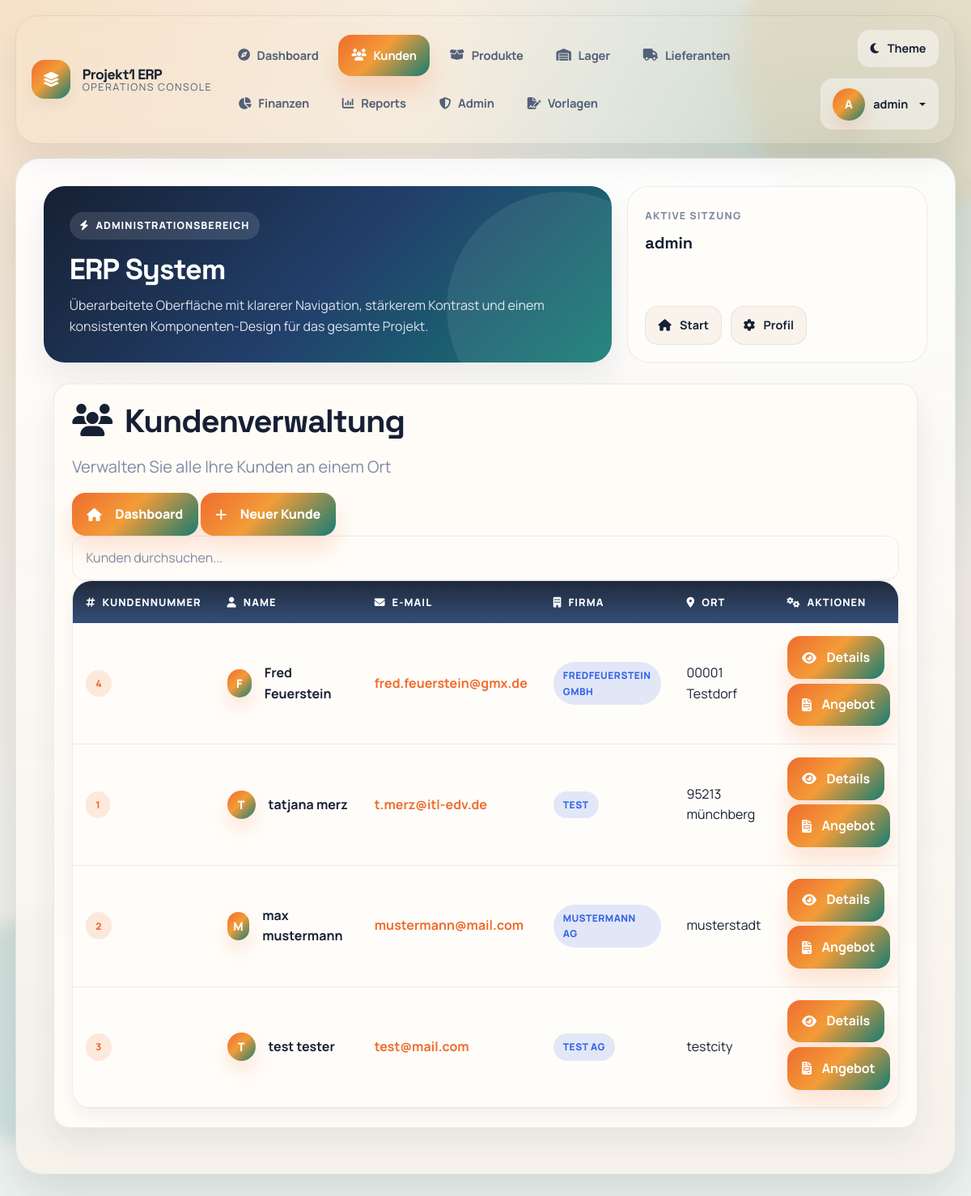
Page /kunden_verwaltung.php (signed in) on the committed database.
### tables this page shows
CREATE TABLE kundensystem (
        id INTEGER PRIMARY KEY AUTOINCREMENT,
        kundennummer INTEGER,
        vorname TEXT,
        nachname TEXT,
        email TEXT,
        firma_id INTEGER, hinweise TEXT, konditionen TEXT,
        FOREIGN KEY (firma_id) REFERENCES firma(id)
    );

CREATE TABLE firma (
        id INTEGER PRIMARY KEY AUTOINCREMENT,
        firmenname TEXT NOT NULL,
        strasse TEXT,
        ort TEXT
    );

### kunden_verwaltung.php (the view, shortened to what this page needs)
<?php
require_once 'db_connection.php';
$stmt = $PDO->prepare("
    SELECT k.*, f.firmenname, f.strasse, f.ort
    FROM kundensystem k
    LEFT JOIN firma f ON k.firma_id = f.id
    ORDER BY k.nachname, k.vorname
");
$stmt->execute();
$kunden = $stmt->fetchAll();
?>
<?php $page_title = 'ERP System'; include 'includes/header.php'; ?><div class="container">
            <div class="dashboard-card animate-fade-in">
                <div class="page-header">
                    <h1 class="page-title">
                        <i class="fas fa-users me-3"></i>Kundenverwaltung
                    </h1>
                    <p class="text-muted fs-5">Verwalten Sie alle Ihre Kunden an einem Ort</p>
                </div>
                <div class="nav-buttons">
                    <a href="web_oberflaeche.php" class="action-btn btn-primary-modern">
                        <i class="fas fa-home me-2"></i>Dashboard
                    </a>
                    <a href="create_customer_form.php" class="action-btn btn-success-modern">
                        <i class="fas fa-plus me-2"></i>Neuer Kunde
                    </a>
                </div>
                <div class="search-container">
                    <input type="text" id="kundenSuche" class="form-control search-input" placeholder="Kunden durchsuchen...">
                </div>
                <?php if ($kunden): ?>
                    <div class="modern-table">
                        <table class="table" id="kundenTabelle">
                            <thead>
                                <tr>
                                    <th><i class="fas fa-hashtag me-2"></i>Kundennummer</th>
                                    <th><i class="fas fa-user me-2"></i>Name</th>
                                    <th><i class="fas fa-envelope me-2"></i>E-Mail</th>
                                    <th><i class="fas fa-building me-2"></i>Firma</th>
                                    <th><i class="fas fa-map-marker-alt me-2"></i>Ort</th>
                                    <th><i class="fas fa-cogs me-2"></i>Aktionen</th>
                                </tr>
                            </thead>
                            <tbody>
                                <?php foreach ($kunden as $kunde): ?>
                                <tr>
                                    <td>
                                        <span class="status-badge badge-primary">
                                            <?= htmlspecialchars($kunde['kundennummer']) ?>
                                        </span>
                                    </td>
                                    <td>
                                        <div class="d-flex align-items-center">
                                            <div class="user-avatar me-3" style="width: 35px; height: 35px; font-size: 0.9rem;">
                                                <?= strtoupper(substr($kunde['vorname'] ?? '?', 0, 1)) ?>
                                            </div>
                                            <div>
                                                <strong><?= htmlspecialchars($kunde['vorname'] . ' ' . $kunde['nachname']) ?></strong>
                                            </div>
                                        </div>
                                    </td>
                                    <td>
                                        <a href="mailto:<?= htmlspecialchars($kunde['email']) ?>" class="text-decoration-none">
                                            <?= htmlspecialchars($kunde['email']) ?>
                                        </a>
                                    </td>
                                    <td>
                                        <span class="status-badge badge-info">
                                            <?= htmlspecialchars($kunde['firmenname'] ?? 'Privatkunde') ?>
                                        </span>
                                    </td>
                                    <td><?= htmlspecialchars($kunde['ort'] ?? '-') ?></td>
                                    <td>
                                        <a href="kunde_details.php?id=<?= $kunde['id'] ?>" class="action-btn btn-primary-modern">
                                            <i class="fas fa-eye me-1"></i>Details
                                        </a>
                                        <a href="angebot_formular.php?kunde_id=<?= $kunde['id'] ?>" class="action-btn btn-success-modern">
                                            <i class="fas fa-file-invoice me-1"></i>Angebot
                                        </a>
                                    </td>
                                </tr>
                                <?php endforeach; ?>
                            </tbody>
                        </table>
                    </div>
                <?php endif; ?>
            </div>
        </div>
    </div>
<?php include 'includes/footer.php'; ?>

### assets/css/global.css (style rules this page uses)
.table-responsive, .modern-table { scrollbar-width: thin; }
.container, .container-fluid { position: relative; z-index: 1; }
.text-muted { color: var(--text-muted) !important; }
.fa, .fas, .far, .fab { text-rendering: auto; -webkit-font-smoothing: antialiased; }

### includes/table-style.php (style rules this page uses)
.modern-table { border-radius: 24px; overflow: auto; }
.table td .btn, .table td .action-btn { margin-bottom: 0.35rem; }
.table td a { font-weight: 700; }

### rows in the picture
kundensystem: kundennummer "4", vorname "F", vorname+nachname "Fred Feuerstein", email "fred.feuerstein@gmx.de", firma.firmenname "FREDFEUERSTEIN GMBH", firma.ort "00001 Testdorf"
kundensystem: kundennummer "1", vorname "T", vorname+nachname "tatjana merz", email "t.merz@itl-edv.de", firma.firmenname "TEST", firma.ort "95213 münchberg"
kundensystem: kundennummer "2", vorname "M", vorname+nachname "max mustermann", email "mustermann@mail.com", firma.firmenname "MUSTERMANN AG", firma.ort "musterstadt"
kundensystem: kundennummer "3", vorname "T", vorname+nachname "test tester", email "test@mail.com", firma.firmenname "TEST AG", firma.ort "testcity"

### other values in the picture
$item['label'] "Dashboard"
$item['label'] "Kunden"
$item['label'] "Produkte"
$item['label'] "Lager"
$item['label'] "Lieferanten"
$item['label'] "Finanzen"
$item['label'] "Reports"
$item['label'] "Admin"
$item['label'] "Vorlagen"
substr($username, 0, 1) "A"
$username "admin"
$kicker "ADMINISTRATIONSBEREICH"
$page_title "ERP System"
$aside_label "AKTIVE SITZUNG"
$aside_value "admin"
